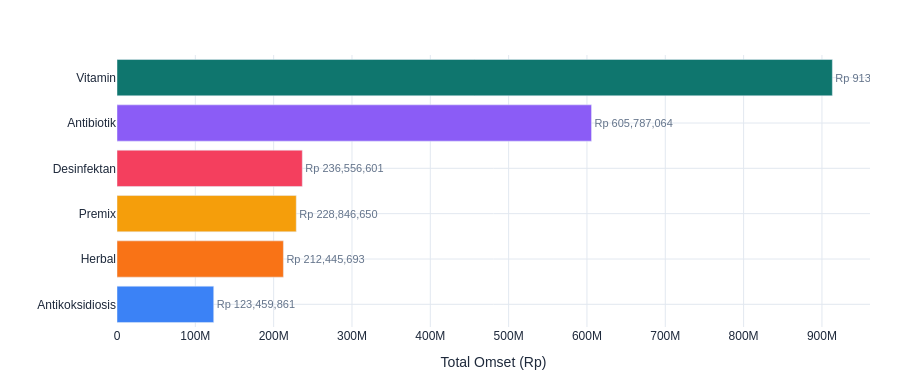

This figure's notebook cell:
### Code cell
# 4. TOTAL OMSET PER KATEGORI
cat_bar = df.groupby('Kategori')['Omset'].sum().sort_values(ascending=True).reset_index()
cat_bar.columns = ['Kategori', 'Total_Omset']
cat_colors = [COLORS['accent_blue'], COLORS['accent_coral'], COLORS['accent_gold'],
              COLORS['accent_rose'], COLORS['accent_purple'], COLORS['primary']][:len(cat_bar)]

fig4 = px.bar(cat_bar, x='Total_Omset', y='Kategori', orientation='h',
              labels={'Total_Omset': 'Total Omset (Rp)', 'Kategori': ''})
fig4.update_traces(marker_color=cat_colors, texttemplate='Rp %{x:,.0f}',
                   textposition='outside', textfont_size=11, textfont_color=COLORS['text_muted'])
fig4.update_layout(margin=dict(r=120))
styled(fig4, 380)
fig4.show()
save(fig4, '04_kategori_bar')

### Figure 1 — Plotly figure (JSON) as saved in the notebook; plotly's stock layout.template omitted (floating-point values rounded to 4 significant figures)
{"data": [{"hovertemplate": "Total Omset (Rp)=%{x}<br>=%{y}<extra></extra>", "legendgroup": "", "marker": {"color": ["#3B82F6", "#F97316", "#F59E0B", "#F43F5E", "#8B5CF6", "#0F766E"], "pattern": {"shape": ""}}, "name": "", "orientation": "h", "showlegend": false, "textfont": {"color": "#64748B", "size": 11}, "textposition": "outside", "texttemplate": "Rp %{x:,.0f}", "type": "bar", "x": [123459861, 212445693, 228846650, 236556601, 605787064, 913291128], "xaxis": "x", "y": ["Antikoksidiosis", "Herbal", "Premix", "Desinfektan", "Antibiotik", "Vitamin"], "yaxis": "y"}], "layout": {"barmode": "relative", "font": {"color": "#1E293B", "family": "Arial, Helvetica, sans-serif", "size": 12}, "height": 380, "legend": {"tracegroupgap": 0}, "margin": {"b": 40, "l": 50, "r": 30, "t": 55}, "paper_bgcolor": "white", "plot_bgcolor": "white", "title": {"font": {"color": "#1E293B", "family": "Arial, Helvetica, sans-serif", "size": 15}, "x": 0, "xanchor": "left"}, "width": 900, "xaxis": {"anchor": "y", "domain": [0.0, 1.0], "gridcolor": "#E2E8F0", "title": {"text": "Total Omset (Rp)"}, "zeroline": false}, "yaxis": {"anchor": "x", "domain": [0.0, 1.0], "gridcolor": "#E2E8F0", "title": {"text": ""}, "zeroline": false}}}
